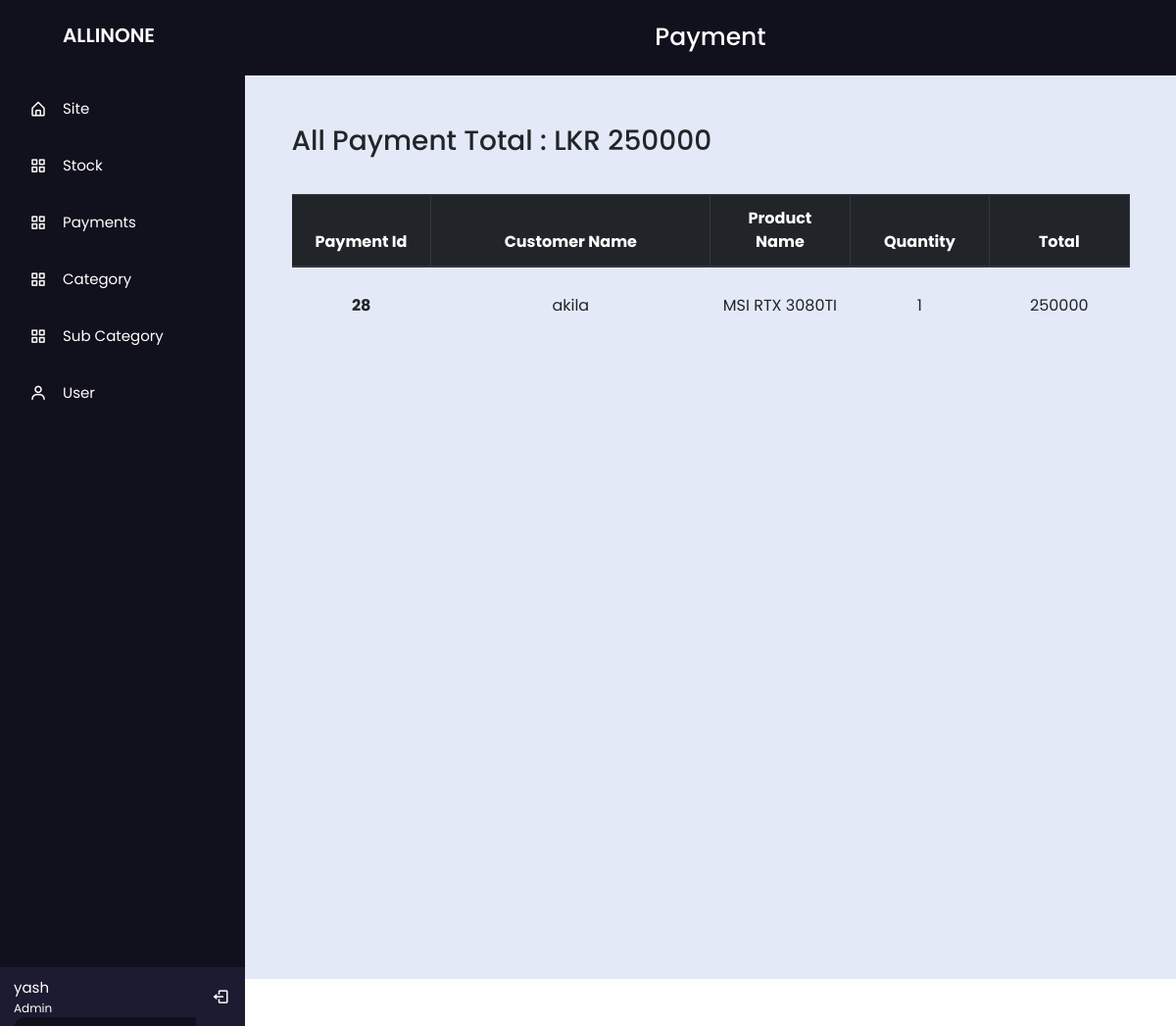
Page /Admin/Admin_Payment.php (signed in) on the committed database.
### tables this page shows
CREATE TABLE IF NOT EXISTS `users` (
  `Uid` int(11) NOT NULL AUTO_INCREMENT,
  `UName` varchar(50) NOT NULL,
  `Email` varchar(100) NOT NULL,
  `Te_No` text NOT NULL,
  `Type` varchar(10) NOT NULL,
  `Password` varchar(20) NOT NULL,
  `Image` varchar(200) NOT NULL,
  PRIMARY KEY (`Uid`)
);

CREATE TABLE IF NOT EXISTS `payment` (
  `PaymentID` int(10) NOT NULL AUTO_INCREMENT,
  `PID` int(10) NOT NULL,
  `Quentity` int(10) NOT NULL,
  `Total` int(50) NOT NULL,
  `Card_Holder_Name` varchar(50) NOT NULL,
  `Cart_Number` varchar(16) NOT NULL,
  `Cart_Expire_Date` varchar(10) NOT NULL,
  `Cart_CVV` varchar(10) NOT NULL,
  `UID` int(10) NOT NULL,
  PRIMARY KEY (`PaymentID`),
  KEY `UID` (`UID`),
  KEY `PID` (`PID`)
);

CREATE TABLE IF NOT EXISTS `product` (
  `PId` int(11) NOT NULL AUTO_INCREMENT,
  `PName` varchar(20) NOT NULL,
  `Tell_no` varchar(10) NOT NULL,
  `Description` varchar(100) NOT NULL,
  `Price` int(20) NOT NULL,
  `Category_Id` int(11) NOT NULL,
  `SubCategory_Id` int(11) NOT NULL,
  `Type` varchar(10) NOT NULL,
  `image` varchar(200) NOT NULL,
  `Uid` int(11) NOT NULL,
  `order_type` varchar(20) NOT NULL,
  `Quantity` int(11) NOT NULL,
  `AccountNo` varchar(20) NOT NULL,
  PRIMARY KEY (`PId`),
  KEY `Uid` (`Uid`),
  KEY `SubCategory_Id` (`SubCategory_Id`),
  KEY `Category_Id` (`Category_Id`)
);

### Admin/Admin_Payment.php (the view, shortened to what this page needs)
<?php
include("dbconnect.php");
$email = $_SESSION['email'];
$sql_s = "SELECT * FROM users WHERE Email='$email' ";
$result_s = mysqli_query($conn, $sql_s);
$row_s = mysqli_fetch_array($result_s);
$UName = $row_s["UName"];
$sql_qry = "SELECT SUM(Total) AS count FROM payment ";
$duration = $conn->query($sql_qry);
$record = $duration->fetch_array();
$total = $record['count'];
?>
<!DOCTYPE html>
<html lang="en">
<head>
    <link rel="stylesheet" href="css/Add_User.css">
    <link href='https://unpkg.com/boxicons@2.0.7/css/boxicons.min.css' rel='stylesheet'>
    <link rel="stylesheet" href="https://cdn.jsdelivr.net/npm/bootstrap@4.0.0/dist/css/bootstrap.min.css">
</head>
<body>
  <div class="main_Wrap">
      <div class="sidebar">
        <div class="logo-details">
          <div class="logo_name" style="margin-left:50px" >ALLINONE</div>
        </div>
        <ul class="nav-list">
          <li>
            <a href="../User/Home.php">
              <i class='bx bx-home-alt'></i>
              <span class="links_name">Site</span>
            </a>
          </li>
          <li>
            <a href="Admin_Stock.php">
              <i class='bx bx-grid-alt'></i>
              <span class="links_name">Stock</span>
            </a>
          </li>
          <li>
            <a href="Admin_Payment.php">
              <i class='bx bx-grid-alt'></i>
              <span class="links_name">Payments</span>
            </a>
          </li>
          <li>
            <a href="Admin_Category.php">
              <i class='bx bx-grid-alt'></i>
              <span class="links_name">Category</span>
            </a>
          </li>
          <li>
            <a href="Admin_Sub_Category.php">
              <i class='bx bx-grid-alt' ></i>
              <span class="links_name">Sub Category</span>
            </a>
          </li>
          <li>
            <a href="Admin_User.php">
              <i class='bx bx-user' ></i>
              <span class="links_name">User</span>
            </a>
          </li>
          <li class="profile">
            <div class="profile-details">
              <div class="name_job">
                <div class="name"><?php echo $UName; ?></div>
                <div class="job">Admin</div>
              </div>
            </div>
            <a href="../User/Logout.php"><i class='bx bx-log-out' id="log_out" ></i></a>
          </li>
        </ul>
      </div>
      <section class="home-section">
        <div class="text">Payment</div>
          <div class="conten">
            <div class="buttons-div">
            <h3>All Payment Total : LKR  <?php echo $total;  ?> </h3>
            </div>
            <table class="table" style=" margin-top: -20px;">
              <thead class="thead-dark">
                <tr>
                    <th class="collom3" scope="col"> Payment Id </th>
                    <th class="collom2" scope="co1"> Customer Name </th>
                    <th class="collom3" scope="co1"> Product Name </th>
                    <th class="collom3" scope="co1"> Quantity </th>
                    <th class="collom4" scope="col"> Total </th>
              </thead>
              <?php
                $sql = "SELECT * FROM payment";
                $result = mysqli_query($conn,$sql);
						    while($row = mysqli_fetch_array($result))
					       {
                    $PID = $row['PID'];
                    $Uid = $row['UID'];
                    $sql_n = "SELECT * FROM product WHERE PId = '$PID' ";
                    $result_n = mysqli_query($conn,$sql_n);
                    $row_n = mysqli_fetch_array($result_n);
                    $PName = $row_n['PName'];
                    $sql_na = "SELECT * FROM users WHERE Uid = '$Uid' ";
                    $result_na = mysqli_query($conn,$sql_na);
                    $row_na = mysqli_fetch_array($result_na);
                    $UName = $row_na['UName'];
				      ?>
              <tbody>
              <tr>
              <th scope="row"><div class="CId"><?php echo $row['PaymentID']; ?></div></th>
              <td><div class="description"><?php echo $UName; ?></div> </td>
              <td><div class="description"><?php echo $PName; ?></div> </td>
              <td><div class="description"><?php echo $row['Quentity']; ?></div> </td>
              <td><div class="description"><?php echo $row['Total']; ?></div> </td>
            </tr>
              </tbody>
              <?php } ?>
            </table>
          </div>
      </section>
    <?php
	    include("dbconnect.php");
	  ?>
    <?php
      include("dbconnect.php");
    ?>
    </div>
    <?php
	    include("dbconnect.php");
	  ?>
    <?php
      include("dbconnect.php");
    ?>
</body>
</html>

### Admin/css/Add_User.css (style rules this page uses)
* { margin: 0; padding: 0; box-sizing: border-box; font-family: "Poppins" , sans-serif; }
ul { list-style: none; }
.main_Wrap { display: flex; }
.sidebar { position: fixed; left: 0; top: 0; height: 100%; width: 250px; background: #11101D; padding: 6px 14px; z-index: 99; transition: all 0.5s ease; float: left; }
.sidebar .logo-details { height: 60px; display: flex; align-items: center; position: relative; }
.sidebar .logo-details .logo_name { color: #fff; font-size: 20px; font-weight: 600; opacity: 1; transition: all 0.5s ease; }
.sidebar i { color: #fff; height: 60px; min-width: 50px; font-size: 28px; text-align: center; line-height: 60px; }
.sidebar .nav-list { margin-top: 20px; height: 100%; }
.sidebar li { position: relative; margin: 8px 0; list-style: none; margin-left: -35px; }
.sidebar li a { display: flex; height: 100%; width: 100%; border-radius: 12px; align-items: center; text-decoration: none; transition: all 0.4s ease; background: #11101D; }
.sidebar li a .links_name { color: #fff; font-size: 15px; font-weight: 400; white-space: nowrap; opacity: 1; pointer-events: none; transition: 0.4s; }
.sidebar li i { height: 50px; line-height: 50px; font-size: 18px; border-radius: 12px; }
.sidebar li.profile { position: fixed; height: 60px; width: 250px; left: 0; bottom: -8px; padding: 10px 14px; background: #1d1b31; transition: all 0.5s ease; overflow: hidden;margin-left: 0px; }
.sidebar li .profile-details { display: flex; align-items: center; flex-wrap: nowrap; }
.sidebar li.profile .name, .sidebar li.profile .job { font-size: 15px; font-weight: 400; color: #fff; white-space: nowrap; }
.sidebar li.profile .job { font-size: 12px; }
.sidebar .profile #log_out { position: absolute; top: 50%; right: 0; transform: translateY(-50%); background: #1d1b31; width: 50px; height: 60px; line-height: 60px; border-radius: 0px; transition: all 0.5s ease; }
.home-section { height: 1000px; background: #E4E9F7; margin-left: 250px; width:100%; transition: all 0.5s ease; z-index: 2; float: right }
.home-section .text { width: 100%; display: inline-block; background: #11101D; color: #fff; font-size: 25px; font-weight: 500; padding: 20px; text-align: center; }
.conten { width: 90%; margin: auto auto; margin-top: 30px; }
.table { margin-top: 30px; }
.CId { width: 100%; text-align: center; margin-top: 15px; }
.description { width: 100%; text-align: center; margin-top: 15px; }
.collom2 { width: 30%; text-align: center; border-right: 1px solid #E4E9F7; }
.collom3 { width: 15%; text-align: center; border-right: 1px solid #E4E9F7; }
.collom4 { width: 15%; text-align: center; border-right: 1px solid #E4E9F7; }
.buttons-div { display: flex; margin-top: 50px; margin-bottom: 50px; }

### Admin/Admin_Payment.php (style rules this page uses)
.sidebar li { position: relative; margin: 8px 0; list-style: none; margin-left: -0px; }
.home-section { margin-top:-25px; min-height:800px; }

### rows in the picture
users: UName "yash"
payment: PaymentID "28", UID.UName "akila", PID.PName "MSI RTX 3080TI", Quentity "1", Total "250000"

### other values in the picture
$total "250000"
